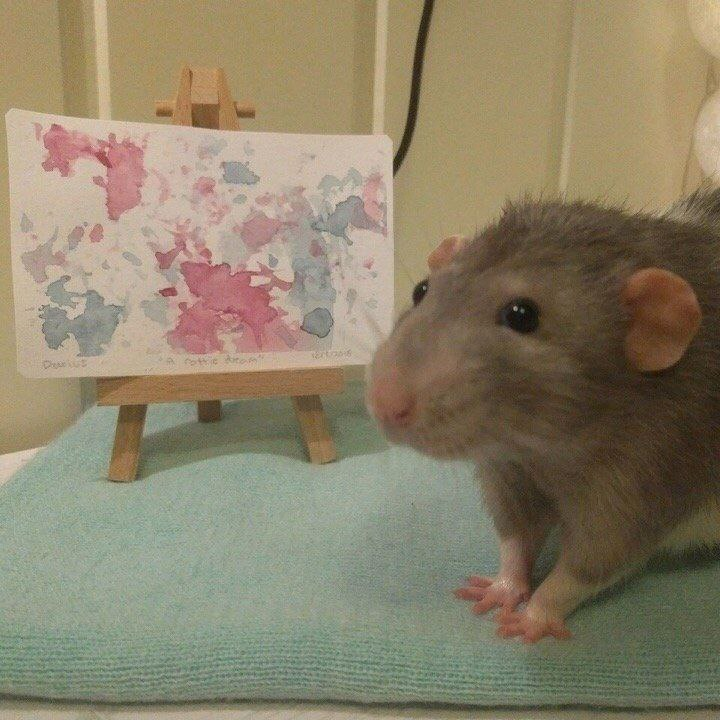
%> input picture lab-3/rat1.jpg, 720 x 720 px
$ octave lab3_gamma.m   (GNU Octave 9; MATLAB toolbox functions it lacks are replaced by stand-ins)
%> lines starting %> are read from the running program, lines starting %| are printed output that depends on the picture
rat=imread("rat1.jpg");
%> rat is the input picture: size 720x720x3 uint8; mean R, G, B 139.6, 129.6, 105.5
rat_gray=im2double(rgb2gray(rat));
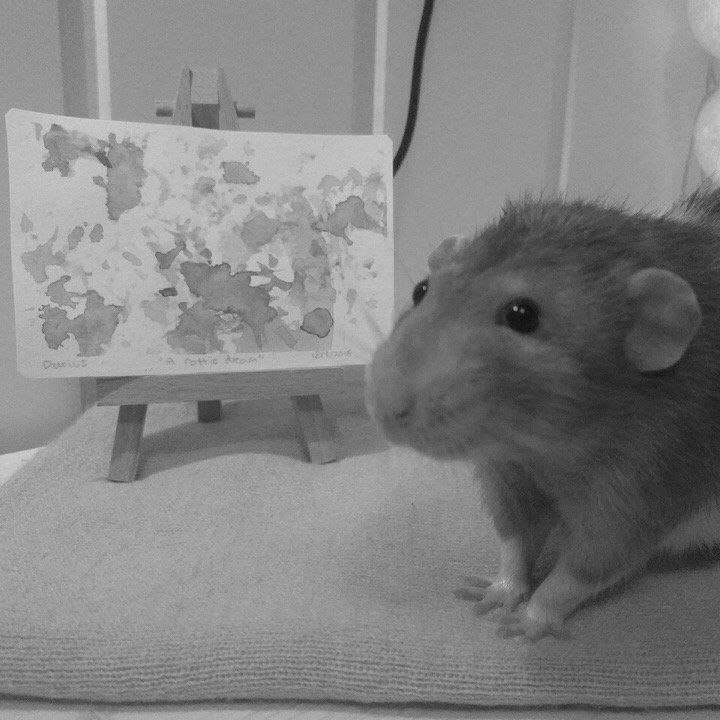
%> rat_gray: size 720x720 double; min 0.0196, max 0.847, mean 0.509
c=1;
g=0.4;
rat_gray_new_1=im2double(c.*rat_gray.^g);
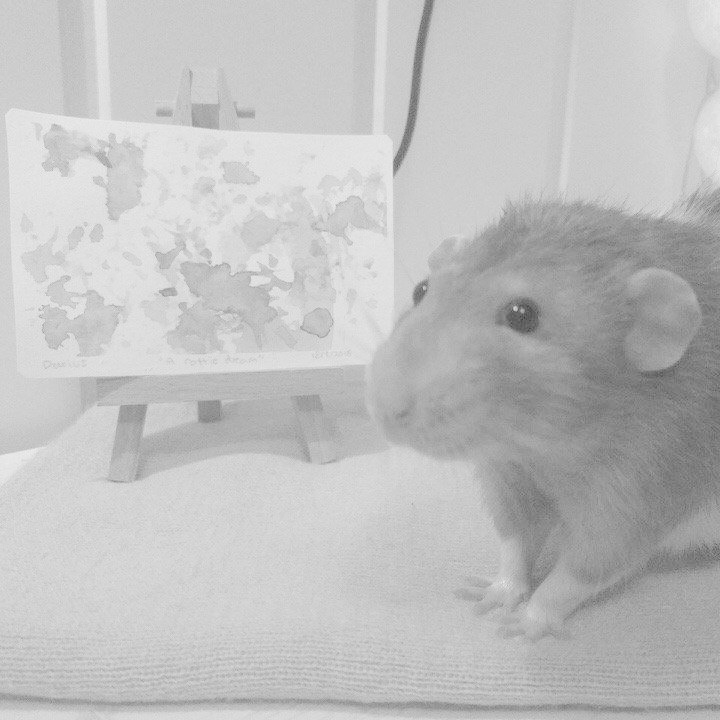
%> rat_gray_new_1: size 720x720 double; min 0.207, max 0.936, mean 0.753
c=1;
g=1;
rat_gray_new_2=im2double(c.*rat_gray.^g);
c=1;
g=2.5;
rat_gray_new_3=im2double(c.*rat_gray.^g);
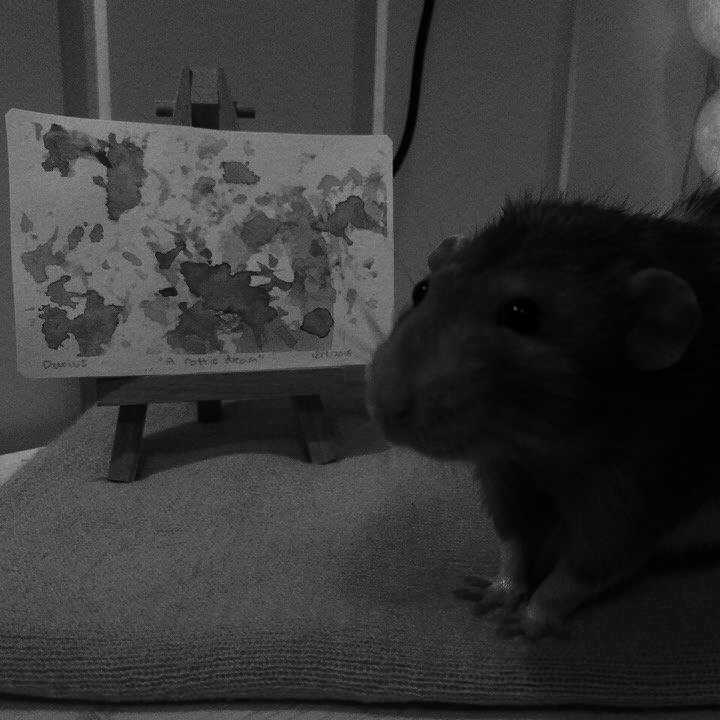
%> rat_gray_new_3: size 720x720 double; min 5.38e-05, max 0.66, mean 0.216
subplot(4, 2, 1);
imshow(rat_gray);
title('original');
subplot(4, 2, 2);
imhist(rat_gray);
subplot(4, 2, 3);
imshow(rat_gray_new_1);
title('gamma=0.4');
subplot(4, 2, 4);
imhist(rat_gray_new_1);
subplot(4, 2, 5);
imshow(rat_gray_new_2);
title('gamma=1');
subplot(4, 2, 6);
imhist(rat_gray_new_2);
subplot(4, 2, 7);
imshow(rat_gray_new_3);
title('gamma=2.5');
subplot(4, 2, 8);
imhist(rat_gray_new_3);
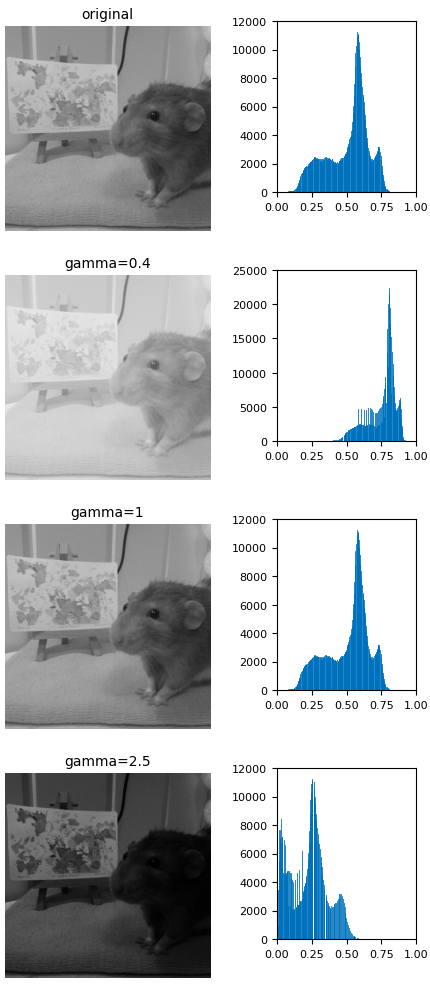
%> figure redrawn from the program's plot data, 8 panels

$ run again, with lab-3/rat2.jpg copied over lab-3/rat1.jpg
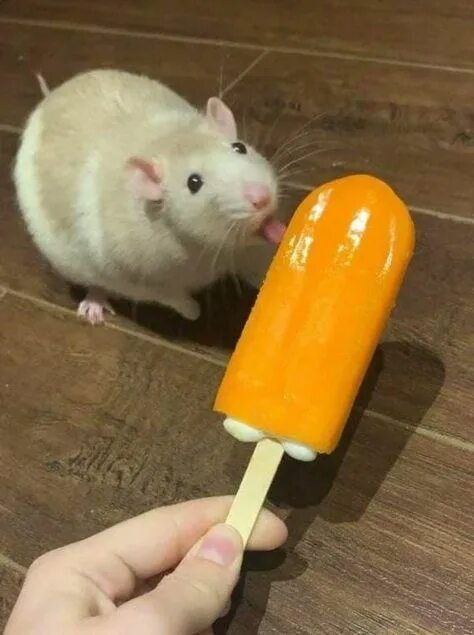
%> input picture lab-3/rat2.jpg, 474 x 635 px
%> rat is the input picture: size 635x474x3 uint8; mean R, G, B 135.2, 108.9, 68.3
%> `rat_gray_new_1=im2double(c.*rat_gray.^g);`:
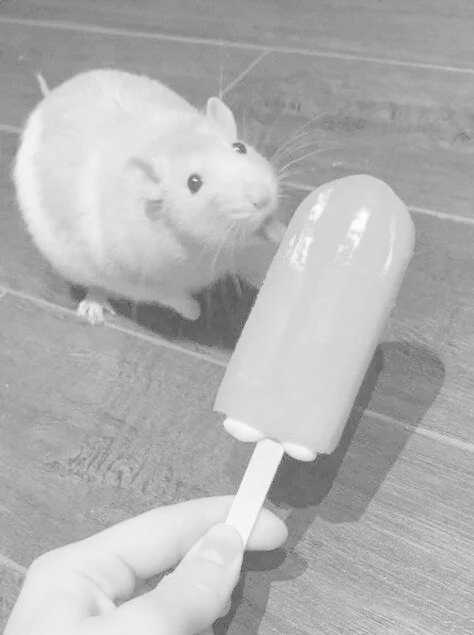
%> rat_gray_new_1: size 635x474 double; min 0.313, max 0.995, mean 0.702
%> `rat_gray_new_3=im2double(c.*rat_gray.^g);`:
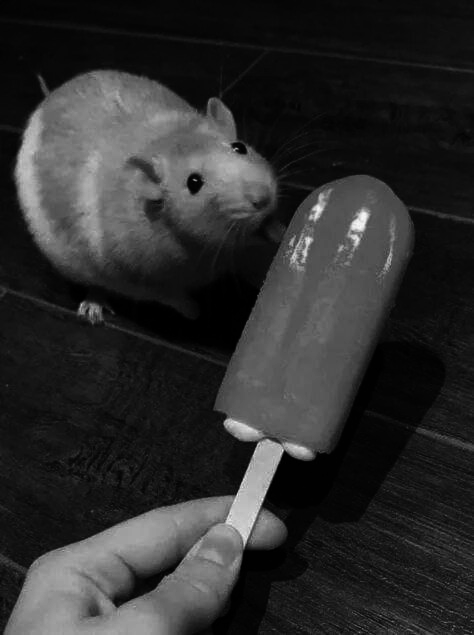
%> rat_gray_new_3: size 635x474 double; min 0.000706, max 0.971, mean 0.179
